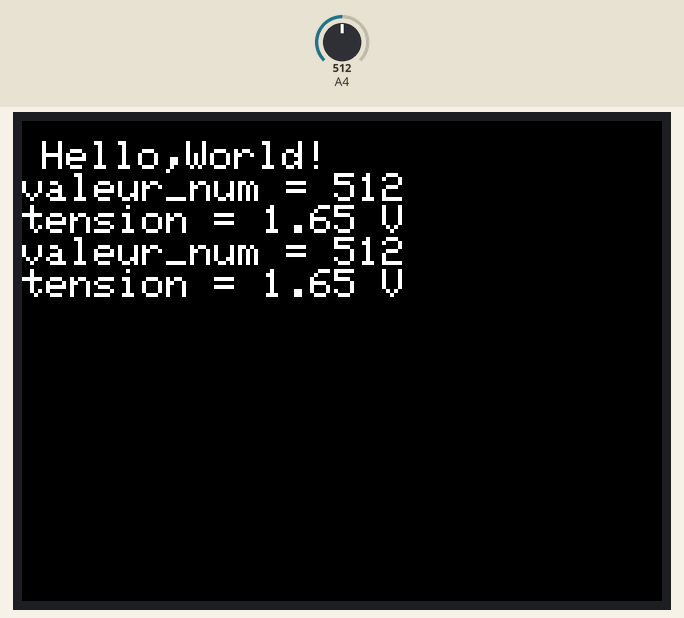
This sketch was run on a simulated Arduino Uno, built with avr-gcc and run on an emulated ATmega328P. On the bench: 320×240 colour display. Inputs (shaded band) come from the test bench; at power-on: A4 = 512.

Above: at 3.4 s.
3.5 s: A4 set to 716
At 5.0 s:
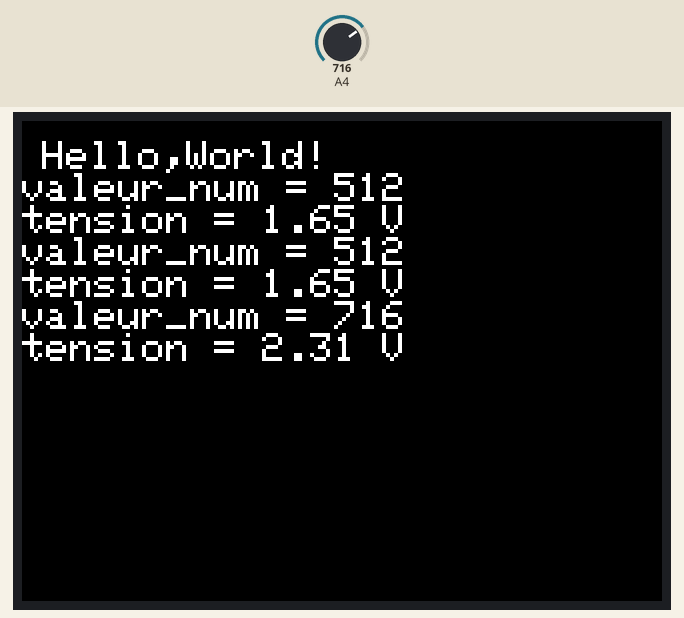
6.7 s: A4 set to 900
At 8.8 s:
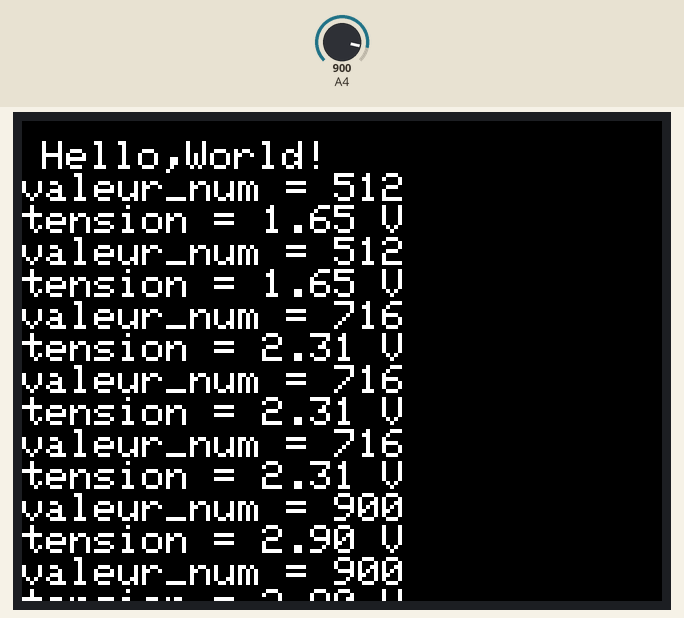
Timing chart, 0 to 10.3 s (numbered marks = the images above; inputs shaded):
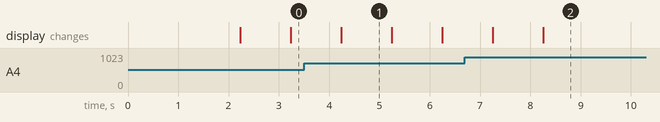

The sketch:

commencementd_e_code.ino
```cpp
#include <Adafruit_GFX.h>
#include <Adafruit_ILI9341.h>
//ecran
// Définissez les broches de connexion
#define TFT_CS 10
#define TFT_RST 6
#define TFT_DC 12

// #define PWM A2

// Créez une instance de l'écran
Adafruit_ILI9341 tft = Adafruit_ILI9341(TFT_CS, TFT_DC, TFT_RST);

//bouton
int Valeur_num;
float Tension;

void setup() {
  //bouton
  Serial.begin(9600);

  //ecran
  // pinMode(PWM, INPUT);
  //  analogWrite(PWM, 20);

  Serial.begin(9600);
  tft.begin();         // Initialise l'écran
  tft.setRotation(1);  // Définissez l'orientation de l'écran

  // Efface l'écran avec une couleur de fond
  tft.fillScreen(ILI9341_BLACK);

  // Afficher du texte
  tft.setTextColor(ILI9341_WHITE);
  tft.setTextSize(2);
  tft.setCursor(10, 10);
  tft.println("Hello,World!");

  delay(2000);


  // Dessinez quelques formes
  // tft.fillRect(10, 30, 100, 50, ILI9341_RED);      // Rectangle rouge
  //tft.drawCircle(150, 60, 30, ILI9341_ORANGE);     // Cercle bleu
  //tft.drawLine(10, 100, 200, 100, ILI9341_GREEN);  // Ligne verte
}

void loop() {

 // tft.clear();

  Valeur_num = analogRead(A4);
  tft.print("valeur_num = ");
  tft.println(Valeur_num);

  Tension = Valeur_num * (3.3 / 1024.0);
  tft.print("tension = ");
  tft.print(Tension);
  tft.println(" V");

  delay(1000);
}
```

Measured:
- what the display in image 1 shows lasts 1.0 s, from 4.2 s to 5.2 s
